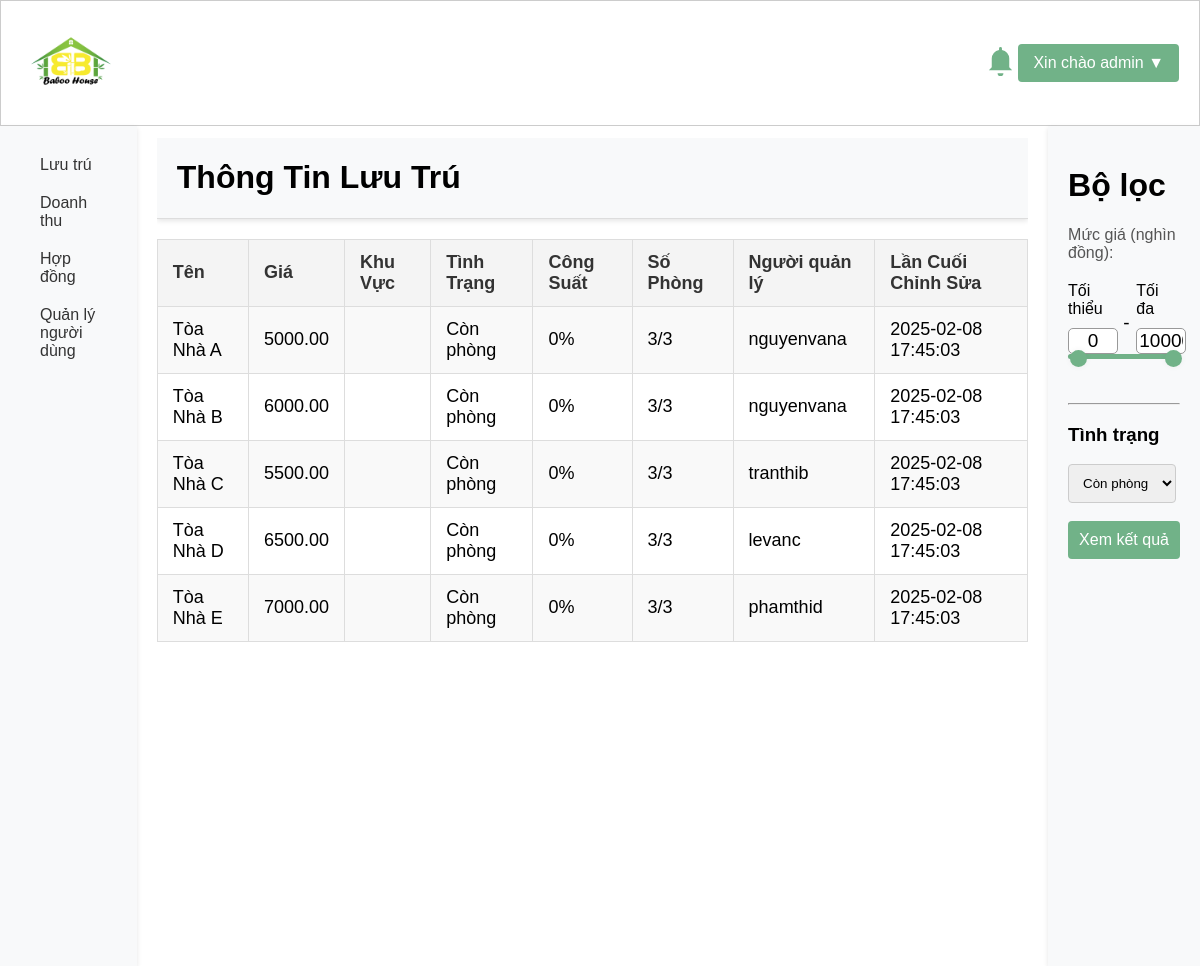
The page /templates/accommodation_info.php?building_type=Chung cư (signed in) on the database its author committed.
### tables this page shows
CREATE TABLE `buildings` (
  `building_id` int(11) NOT NULL,
  `user_id` int(11) DEFAULT NULL,
  `name` varchar(255) DEFAULT NULL,
  `street` varchar(255) DEFAULT NULL,
  `district` varchar(255) DEFAULT NULL,
  `city` varchar(255) DEFAULT NULL,
  `rental_price` decimal(10,2) DEFAULT NULL,
  `owner_name` varchar(255) DEFAULT NULL,
  `owner_phone` varchar(50) DEFAULT NULL,
  `building_type` varchar(50) DEFAULT NULL,
  `electricity_price` decimal(10,2) DEFAULT NULL,
  `water_price` decimal(10,2) DEFAULT NULL,
  `description` text DEFAULT NULL,
  `last_modified` datetime DEFAULT NULL,
  `photo_urls` text DEFAULT NULL,
  `approved` tinyint(1) DEFAULT 0
);

CREATE TABLE `users` (
  `user_id` int(11) NOT NULL,
  `name` varchar(255) DEFAULT NULL,
  `address` varchar(255) DEFAULT NULL,
  `hometown` varchar(255) DEFAULT NULL,
  `birthdate` date DEFAULT NULL,
  `phone` varchar(50) DEFAULT NULL,
  `email` varchar(255) DEFAULT NULL,
  `username` varchar(255) DEFAULT NULL,
  `password` varchar(255) DEFAULT NULL,
  `role` varchar(50) DEFAULT NULL,
  `last_access` datetime DEFAULT NULL,
  `photo_urls` text DEFAULT NULL
);

### admin/getallbuilding.php (called while the page is built, shortened)
<?php
require '../config/database.php';
function getAllBuildings($min_price = 0, $max_price = 10000, $selected_type = NULL, $user_id = NULL, $status_type = NULL, $city = NULL, $district = NULL) {
    global $conn;
    $sql = "SELECT * FROM buildings b WHERE b.rental_price BETWEEN ? AND ?";
    $params = [$min_price, $max_price];
    $binding_types = "ii";
    if ($selected_type !== NULL && $selected_type != '') {
        $sql .= " AND b.building_type = ?";
        $params[] = $selected_type;
        $binding_types .= "s";
    }
    $stmt = $conn->prepare($sql);
    if (!empty($params)) {
        $stmt->bind_param($binding_types, ...$params);
    }
    $stmt->execute();
    $result = $stmt->get_result();
    return $result;
}
?>

### admin/getallroom.php (called while the page is built, shortened)
<?php
require '../config/database.php';
function getAllAvailableRooms($building_id) {
    global $conn;
    $rented_sql = "SELECT COUNT(*) AS rented_count FROM rooms WHERE building_id = ? AND room_status = 'Còn trống'";
    $total_sql = "SELECT COUNT(*) AS number_rooms FROM rooms WHERE building_id = ?";
    $stmt = $conn->prepare($rented_sql);
    if ($building_id) {
        $stmt->bind_param("i", $building_id);
    }
    $stmt->execute();
    $rented_result = $stmt->get_result();
    $rented_data = $rented_result->fetch_assoc();
    $rented_count = $rented_data['rented_count'];
    $stmt = $conn->prepare($total_sql);
    if ($building_id) {
        $stmt->bind_param("i", $building_id);
    }
    $stmt->execute();
    $total_result = $stmt->get_result();
    $total_data = $total_result->fetch_assoc();
    $number_rooms = $total_data['number_rooms'];
    return [
        'rented_count' => $rented_count,
        'number_rooms' => $number_rooms
    ];
}
?>

### admin/getalluser.php (called while the page is built, shortened)
<?php
require '../config/database.php';
function getUsernameById($user_id) {
    global $conn;
    $stmt = $conn->prepare("SELECT username FROM users WHERE user_id = ?");
    $stmt->bind_param("i", $user_id);
    $stmt->execute();
    $result = $stmt->get_result();
    if ($result->num_rows > 0) {
        $row = $result->fetch_assoc();
        return $row['username'];
    }
    return "N/A";
}
?>

### templates/accommodation_info.php (the view, shortened to what this page needs)
<?php
include '../admin/getallbuilding.php';
include '../admin/getallroom.php';
include '../admin/getalluser.php';
$min_price = isset($_GET['min_price']) ? (int)$_GET['min_price'] : 0;
$max_price = isset($_GET['max_price']) ? (int)$_GET['max_price'] : 10000;
$selected_types = isset($_GET['building_type']) ? $_GET['building_type'] : [];
$buildings = getAllBuildings($min_price, $max_price, $selected_types);
?>
<!DOCTYPE html>
<html lang="en">
<head>
    <link href="../assets/css/filter.css" rel="stylesheet">
</head>
<body>
    <?php include '../includes/header.php'; ?>
    <div class="head-container">
        <?php include '../includes/filter_accommodation.php'; ?>
        <div class="main-content">
            <div class="manage-head">
                <h1>Thông Tin Lưu Trú</h1>
            </div>
        <table>
                <tr>
                    <th>Tên</th>
                    <th>Giá</th>
                    <th>Khu Vực</th>
                    <th>Tình Trạng</th>
                    <th>Công Suất</th>
                    <th>Số Phòng</th>
                    <th>Người quản lý</th>
                    <th>Lần Cuối Chỉnh Sửa</th>
                </tr>
                <?php if ($buildings->num_rows > 0): ?>
                    <?php while ($building = $buildings->fetch_assoc()): ?>
                        <?php if ($building['approved']): ?>
                            <tr onclick="location.href='view_building.php?building_id=<?php echo htmlspecialchars($building['building_id']); ?>'" style="cursor: pointer;">
                                <?php
                                $availableRooms = getAllAvailableRooms($building['building_id']);
                                $rentedCount = $availableRooms["rented_count"];
                                $totalRooms = $availableRooms["number_rooms"];
                                ?>
                                <td><?php echo htmlspecialchars($building['name']); ?></td>
                                <td><?php echo htmlspecialchars($building['rental_price']); ?></td>
                                <td><?php echo htmlspecialchars($building['address']); ?></td>
                                <td>
                                    <?php if ($rentedCount == 0): ?>
                                        Hết phòng
                                    <?php else: ?>
                                        Còn phòng
                                    <?php endif; ?>
                                </td>
                                <td>
                                    <?php if ($totalRooms == 0): ?>
                                        N/A
                                    <?php else: ?>
                                        <?php echo htmlspecialchars(100 - ($rentedCount / $totalRooms) * 100); ?>%
                                    <?php endif; ?>
                                </td>
                                <td>
                                    <?php echo htmlspecialchars($rentedCount); ?>/<?php echo htmlspecialchars($totalRooms); ?>
                                </td>
                                <td><?php echo htmlspecialchars(getUsernameById($building['user_id'])); ?></td>
                                <td><?php echo htmlspecialchars($building['last_modified']); ?></td>
                            </tr>
                        <?php endif; ?>
                    <?php endwhile; ?>
                <?php else: ?>
                    <tr>
                        <td colspan="10">Không tìm thấy toà nhà</td>
                    </tr>
                <?php endif; ?>
            </table>
        </div>
        <?php include '../includes/sidebar.php'; ?>
    </div>
</body>
</html>

### assets/css/style.css (style rules this page uses)
* { user-select: none; -webkit-user-drag: none; }
body { width: 100%; height: 100%; margin: 0; overflow: hidden; font-family: Arial, sans-serif; }
.head-container { column-gap: 20px; background-color: #ffffff; width: 100%; display: flex; flex-direction: row-reverse; }
.manage-head { width: auto; display: flex; flex-direction: row; justify-content: space-between; align-items: center; padding: 0px 20px; margin-bottom: 20px; background-color: #f8f9fa; border-bottom: 1px solid #ddd; box-shadow: 0 2px 5px rgba(0, 0, 0, 0.1); }
.main-content { width: 90%; height: 80vh; overflow-y: scroll; margin-top: 1%; }
table { width: 100%; border-collapse: collapse; margin: 20px 0; font-size: 18px; text-align: left; border-collapse: collapse; width: auto; table-layout: auto; }
table th, table td { padding: 12px 15px; border: 1px solid #ddd; }
table th { background-color: #f4f4f4; color: #333; }
table tr:nth-child(even) { background-color: #f9f9f9; }
table { border-collapse: collapse; margin: 20px 0; font-size: 18px; text-align: left; border-collapse: collapse; width: 100%; table-layout: auto; }
table tr { cursor: pointer; }

### rows shown on the page
buildings: name "Tòa Nhà A", rental_price "5000.00", totalRooms "0", rentedCount "3", totalRooms "3", user.username "nguyenvana", last_modified "2025-02-08 17:45:03"
buildings: name "Tòa Nhà B", rental_price "6000.00", totalRooms "0", rentedCount "3", totalRooms "3", user.username "nguyenvana", last_modified "2025-02-08 17:45:03"
buildings: name "Tòa Nhà C", rental_price "5500.00", totalRooms "0", rentedCount "3", totalRooms "3", user.username "tranthib", last_modified "2025-02-08 17:45:03"
buildings: name "Tòa Nhà D", rental_price "6500.00", totalRooms "0", rentedCount "3", totalRooms "3", user.username "levanc", last_modified "2025-02-08 17:45:03"
buildings: name "Tòa Nhà E", rental_price "7000.00", totalRooms "0", rentedCount "3", totalRooms "3", user.username "phamthid", last_modified "2025-02-08 17:45:03"

### other values the page prints
$_SESSION['username'] "admin"
